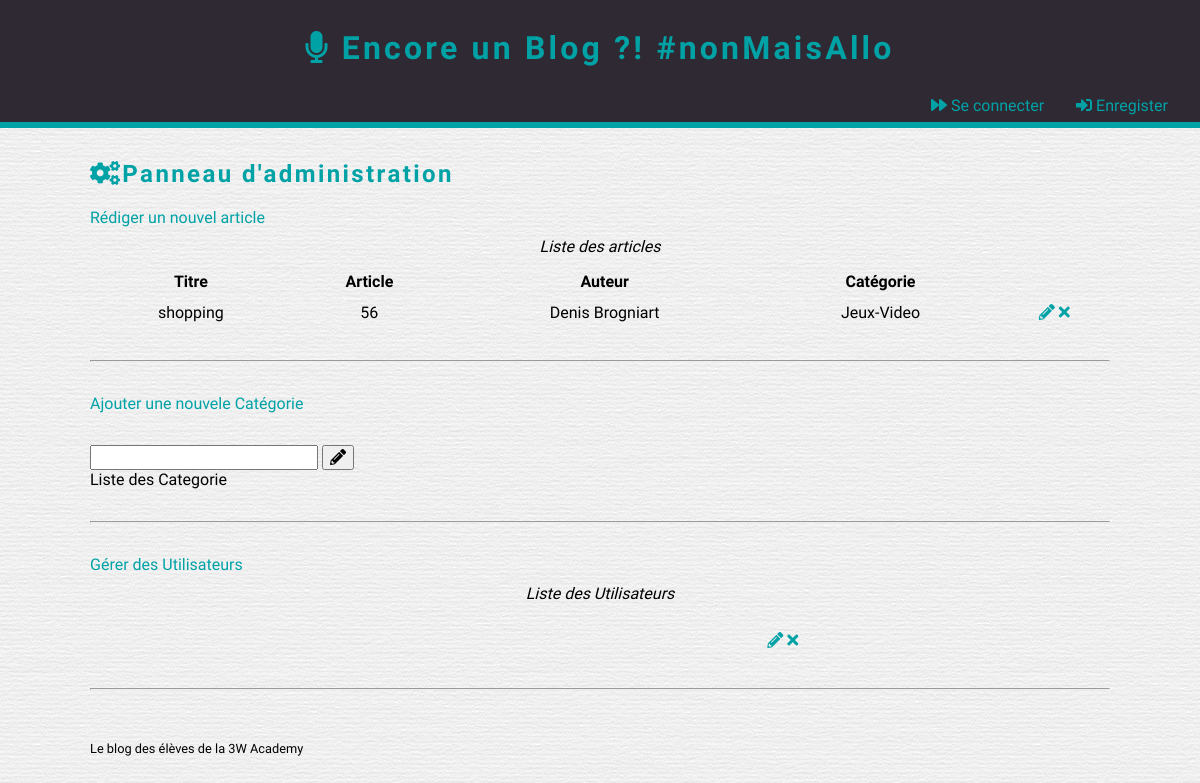
The app's page /admin.php with its own data.
### tables this page shows
CREATE TABLE `Post` (
  `Id` int(11) NOT NULL,
  `Title` varchar(100) NOT NULL,
  `Content` text NOT NULL,
  `CreationDate` datetime NOT NULL,
  `Author_Id` int(11) NOT NULL,
  `Category_Id` int(11) NOT NULL
);

CREATE TABLE `Author` (
  `Id` int(11) NOT NULL,
  `FirstName` varchar(100) NOT NULL,
  `LastName` varchar(100) NOT NULL
);

CREATE TABLE `Category` (
  `Id` int(11) NOT NULL,
  `Name` varchar(100) NOT NULL
);

### admin.php (called while the page is built, shortened)
<?php
include 'application/bdd_connexion.php';
$query = $pdo->prepare
(
	'SELECT
        Post.Id,
        Title,
        Content,
        FirstName,
        LastName,
        Category.Name
  FROM Post
  INNER JOIN Author
  ON Post.Author_Id=Author.Id
  INNER JOIN Category
  ON Category.Id=Post.Category_Id'
);
$query->execute();
$adminPost = $query->fetchAll(PDO::FETCH_ASSOC);
include 'layout.phtml';
?>

### admin.phtml (the view)
<h2><i class="fa fa-cogs"></i>Panneau d'administration</h2>
<nav>
  <a href="add_post.php">Rédiger un nouvel article</a>
</nav>
<table>
  <caption>Liste des articles</caption>
  <thead>
    <tr>
      <th>Titre</th>
      <th>Article</th>
      <th>Auteur</th>
      <th>Catégorie</th>
      <th></th>
    </tr>
  </thead>
  <tbody>
    <?php foreach ($adminPost as $value): ?>
      <tr>
        <td><?=$value['Title']?></td>
        <td><?=$value['Content']?></td>
        <td><?=$value['FirstName']?> <?=$value['LastName']?></td>
        <td><?=$value['Name']?></td>
        <td>
          <a class="edit" href="edit_post.php?id=<?=$value['Id']?>"><i class="fas fa-pencil-alt"></i></a>
          <a class="remove" href="delete.php?id=<?=$value['Id']?>"><i class="fa fa-remove"></i></a>
        </td>
      </tr>
    <?php endforeach; ?>
  </tbody>
</table>
<hr>
<nav>
  <a href="add_post.php">Ajouter une nouvele Catégorie</a>
</nav>
<form class="" action="add_category.php" method="post">
  <input id="category" type="text" placeholder="" name="Name">
  <button type="submit" name="submit"><i class="fas fa-pencil-alt"></i></button>
</form>
<caption>Liste des Categorie</caption>
<hr>
<nav>
  <a href="add_author.php">Gérer des Utilisateurs</a>
</nav>
<table>
  <caption>Liste des Utilisateurs</caption>
  <thead>
    <tr>
      <th></th>
      <th></th>
      <th></th>
    </tr>
  </thead>
  <tbody>
      <tr>
        <td></td>
        <td></td>
        <td>
          <a class="edit" href="edit_post.php?id="><i class="fas fa-pencil-alt"></i></a>
          <a class="remove" href="delete.php?id="><i class="fa fa-remove"></i></a>
        </td>
      </tr>
  </tbody>
</table>
<hr>

### css/blog-main.css (style rules this page uses)
* { box-sizing: border-box; }
a { text-decoration: none; }
form { margin-top: 2em; }
hr { margin-bottom: 2em; margin-top: 2em; }
table { width: 100%; margin-bottom: 12px; }
table td, th { padding: 6px; text-align: center; }
caption { font-style: italic; padding: 10px; }

### css/blog-theme.css (style rules this page uses)
a { color: #01A2A6; transition: all 0.25s; }
body { background: url('../images/theme/paper.png') repeat; font-family: 'Dosis', sans-serif; }
h1, h2 { color: #01A2A6; letter-spacing: 0.1em; }

### records on screen
post: Title "shopping", Content "56", Author_Id.FirstName "Denis", Author_Id.LastName "Brogniart", Category_Id.Name "Jeux-Video"
